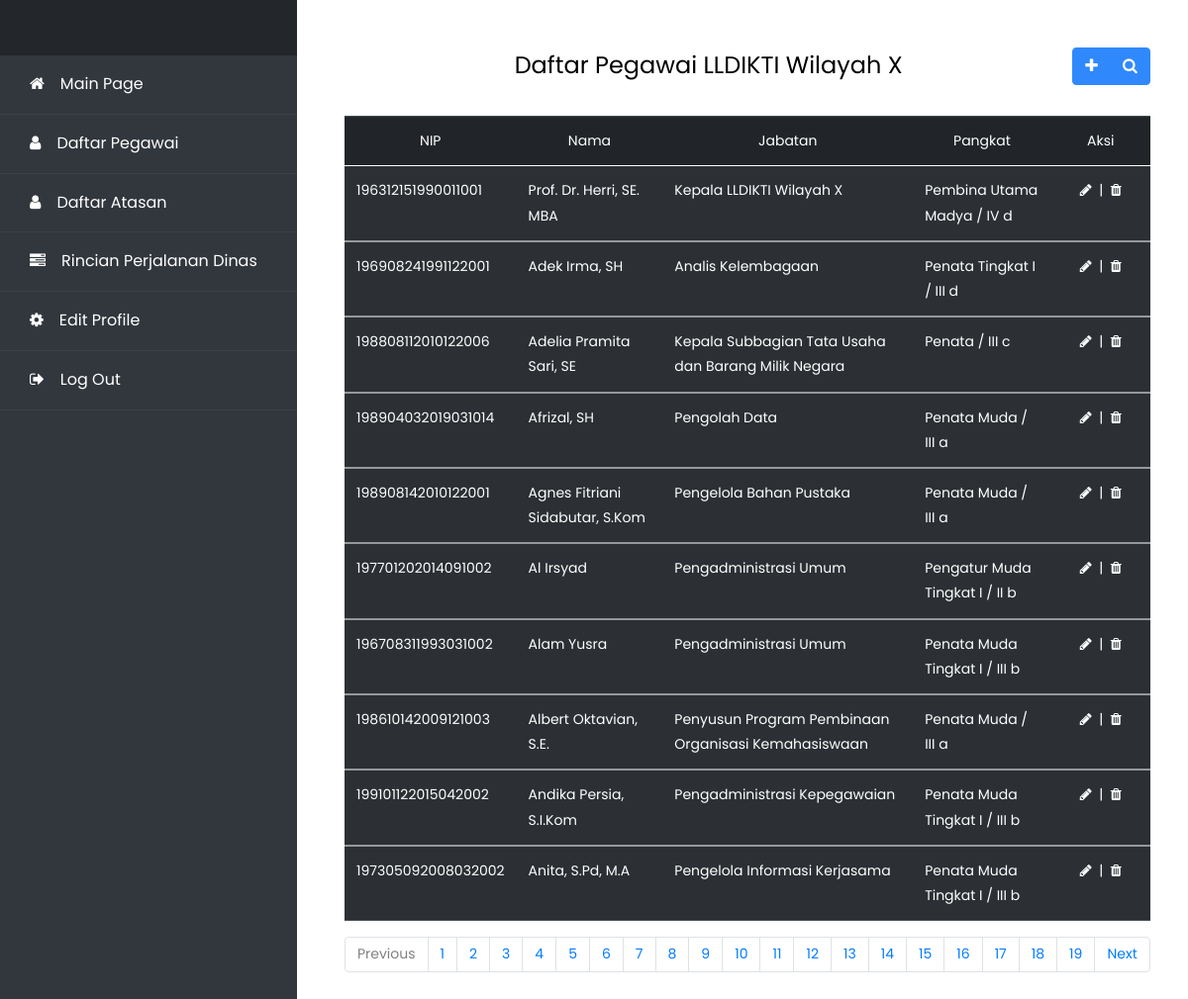
The page /Admin/pegawai.php on the database its author committed.
### tables this page shows
CREATE TABLE `datapegawai` (
  `ID` int(5) NOT NULL,
  `Nama` varchar(37) DEFAULT NULL,
  `NIP` varchar(20) DEFAULT NULL,
  `Jabatan` varchar(68) DEFAULT NULL,
  `Pangkat` varchar(30) DEFAULT NULL,
  `Password` varchar(50) NOT NULL,
  `level` varchar(50) NOT NULL
);

### Admin/pegawai.php (the view, shortened to what this page needs)
<!DOCTYPE html>
<html>
<head>
      <link href="https://cdn.jsdelivr.net/npm/bootstrap@5.0.0-beta1/dist/css/bootstrap.min.css" rel="stylesheet">
      <link rel="stylesheet" href="https://cdnjs.cloudflare.com/ajax/libs/font-awesome/4.7.0/css/font-awesome.min.css">
      <link rel="stylesheet" href="https://stackpath.bootstrapcdn.com/font-awesome/4.7.0/css/font-awesome.min.css">
      <link rel="stylesheet" href="https://maxcdn.bootstrapcdn.com/bootstrap/4.5.2/css/bootstrap.min.css">
      <link rel="stylesheet" href="../style/css/style.css">
</head>
<body>
      <div class="wrapper d-flex align-items-stretch">
      	<?php include 'header.php'; ?>
            <div id="content" class="p-4 p-md-5 pt-5">
              <div class="btn-group" role="group" aria-label="Basic example" style="float: right;">
                <button type="button" class="btn btn-primary"><a href="addpegawai.php" style="color: white"><i class="fa fa-plus"></i></a></button>
                <button type="button" class="btn btn-primary" onclick="FormShow()"><i class="fa fa-search"></i></button>
              </div>
              <h4 align="center">Daftar Pegawai LLDIKTI Wilayah X</h4>
                <br>
                  <table class="table table-dark table-striped" align="center" id="data">
                    <thead>
                    <tr align="center">
                    	<td>NIP</td>
                    	<td>Nama</td>
                    	<td>Jabatan</td>
                    	<td>Pangkat</td>
                    	<td style="width: 100px;">Aksi</td>
                    </tr>
                    </thead>
                    <?php
                      $batas = 10;
                      $halaman = isset($_GET['halaman'])?(int)$_GET['halaman']:1;
                      $halaman_awal = ($halaman>1)?($halaman * $batas) - $batas : 0;
                      $previous = $halaman - 1;
                      $next = $halaman + 1;
                      include '../koneksi.php';
                      $data = mysqli_query($koneksi, "select * from datapegawai");
                      $jumlah_data = mysqli_num_rows($data);
                      $total_halaman = ceil($jumlah_data / $batas);
                    	$query_mysqli = mysqli_query($koneksi, "SELECT * FROM datapegawai limit $halaman_awal, $batas")or die(mysqli_error());
                    	while ($data = mysqli_fetch_array($query_mysqli)) {
                    ?>
                    <tbody>
                    <tr id="tampil">
                    	<td><?php echo $data['NIP'];?></td>
                    	<td><?php echo $data['Nama'];?></td>
                    	<td><?php echo $data['Jabatan'];?></td>
                    	<td><?php echo $data['Pangkat'];?></td>
                    	<td align="center">
                    		<a href="editpegawai.php?ID=<?php echo $data['ID']; ?>"><i class="fa fa-pencil text-white"></i></a>
                        &nbsp;|&nbsp;
                        <a href="../Proses/Pegawai/hapususer.php?ID=<?php echo $data['ID']; ?>"><i class="fa fa-trash text-white"></i></a>
                    	</td>
                    </tr>
                    </tbody>
                <?php } ?>
                  </table>
                  <nav>
                      <ul class="pagination justify-content-center">
                        <li class="page-item">
                          <a class="page-link" <?php if($halaman > 1){ echo "href='?halaman=$previous'"; } ?>>Previous</a>
                        </li>
                        <?php
                        for($x=1;$x<=$total_halaman;$x++){
                          ?>
                          <li class="page-item"><a class="page-link" href="?halaman=<?php echo $x ?>"><?php echo $x; ?></a></li>
                          <?php
                        }
                        ?>
                        <li class="page-item">
                          <a  class="page-link" <?php if($halaman < $total_halaman) { echo "href='?halaman=$next'"; } ?>>Next</a>
                        </li>
                      </ul>
                    </nav>
            </div>
      </div>
</body>
</html>

### rows shown on the page
datapegawai: NIP "196312151990011001", Nama "Prof. Dr. Herri, SE. MBA", Jabatan "Kepala LLDIKTI Wilayah X", Pangkat "Pembina Utama Madya / IV d"
datapegawai: NIP "196908241991122001", Nama "Adek Irma, SH", Jabatan "Analis Kelembagaan", Pangkat "Penata Tingkat I / III d"
datapegawai: NIP "198808112010122006", Nama "Adelia Pramita Sari, SE", Jabatan "Kepala Subbagian Tata Usaha dan Barang Milik Negara", Pangkat "Penata / III c"
datapegawai: NIP "198904032019031014", Nama "Afrizal, SH", Jabatan "Pengolah Data", Pangkat "Penata Muda / III a"
datapegawai: NIP "198908142010122001", Nama "Agnes Fitriani Sidabutar, S.Kom", Jabatan "Pengelola Bahan Pustaka", Pangkat "Penata Muda / III a"
datapegawai: NIP "197701202014091002", Nama "Al Irsyad", Jabatan "Pengadministrasi Umum", Pangkat "Pengatur Muda Tingkat I / II b"
datapegawai: NIP "196708311993031002", Nama "Alam Yusra", Jabatan "Pengadministrasi Umum", Pangkat "Penata Muda Tingkat I / III b"
datapegawai: NIP "198610142009121003", Nama "Albert Oktavian, S.E.", Jabatan "Penyusun Program Pembinaan Organisasi Kemahasiswaan", Pangkat "Penata Muda / III a"
datapegawai: NIP "199101122015042002", Nama "Andika Persia, S.I.Kom", Jabatan "Pengadministrasi Kepegawaian", Pangkat "Penata Muda Tingkat I / III b"
datapegawai: NIP "197305092008032002", Nama "Anita, S.Pd, M.A", Jabatan "Pengelola Informasi Kerjasama", Pangkat "Penata Muda Tingkat I / III b"
